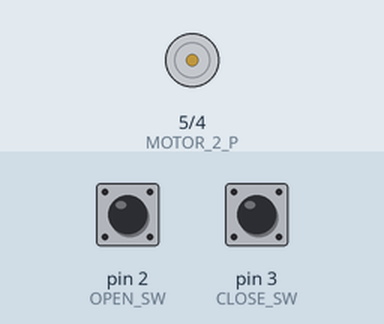
Recording of a sketch running on a simulated Arduino Uno, built with avr-gcc and run on an emulated ATmega328P. On the bench: motor-driver pin pairs drawn as motors (green arrow = first pin HIGH = forward, orange = second pin HIGH = backward, longer = more drive). Inputs (shaded band) come from the test bench; at power-on: pin 2 (OPEN_SW) HIGH, pin 3 (CLOSE_SW) HIGH.

Above: at 1.2 s.
1.3 s: pin 2 (OPEN_SW) pulled LOW for 0.15 s
At 1.37 s:
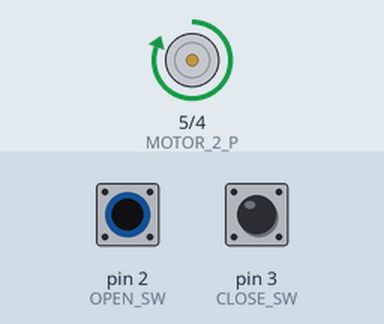
2.9 s: pin 3 (CLOSE_SW) pulled LOW for 0.15 s
At 2.97 s:
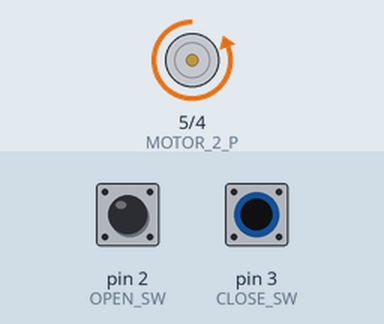
4.5 s: pin 3 (CLOSE_SW) pulled LOW for 3.2 s
At 8.9 s:
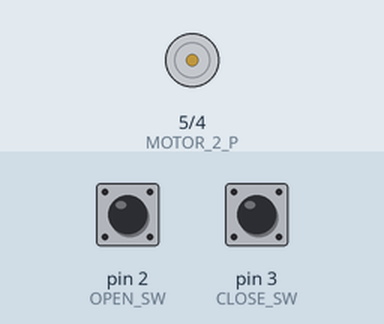
9.2 s: pin 2 (OPEN_SW) pulled LOW for 3.2 s
At 10.1 s:
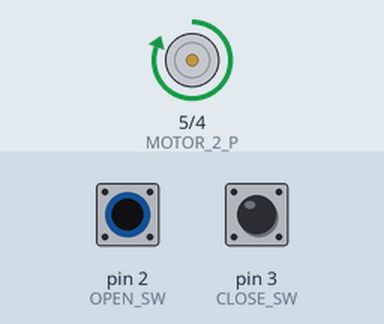
Timing chart, 0 to 13.9 s (numbered marks = the images above; inputs shaded):
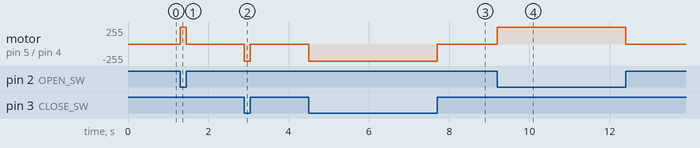

The sketch:

RobotArm.ino
```cpp
// (licence header left out)
// Define Pin Constants
//int MOTOR_1_N = 2;  // Motor 1 Negative with UNO Pin 2
//int MOTOR_1_P = 3;  // Motor 1 Positive with UNO Pin 3
int MOTOR_2_N = 4;  // Motor 2 Negative with UNO Pin 4
int MOTOR_2_P = 5;  // Motor 2 Positive with UNO Pin 5

int OPEN_SW = 2;  // Infra Red Sensor 1
int CLOSE_SW = 3;  // Infra Red Sensor 2

void setup() {
  // Setup of Pin Config
  // Motors as output

  pinMode(MOTOR_2_N, OUTPUT);
  pinMode(MOTOR_2_P, OUTPUT);
  // Read from sensors
  pinMode(OPEN_SW, INPUT);
  pinMode(CLOSE_SW, INPUT);
}

void loop() {
  // put your main code here, to run repeatedly:
  //digitalWrite(MOTOR_2_N, LOW);
  //digitalWrite(MOTOR_2_P, LOW);

  int openSwValue = digitalRead(OPEN_SW);
  int closeSwValue = digitalRead(CLOSE_SW);

  if (openSwValue == LOW) {
    digitalWrite(MOTOR_2_N, LOW);
    digitalWrite(MOTOR_2_P, HIGH);
  } else if (closeSwValue == LOW) {
    digitalWrite(MOTOR_2_N, HIGH);
    digitalWrite(MOTOR_2_P, LOW);
  } else {
    digitalWrite(MOTOR_2_N, LOW);
    digitalWrite(MOTOR_2_P, LOW);
  }
}
```

Measured:
- after the input at 1.3 s, motor on pin 5 (MOTOR_2_P) / pin 4 (MOTOR_2_N): stopped → forward 255/255 at once, → stopped 0.15 s later
- after the input at 2.9 s, motor on pin 5 (MOTOR_2_P) / pin 4 (MOTOR_2_N): stopped → backward 255/255 at once, → stopped 0.15 s later
- after the input at 4.5 s, motor on pin 5 (MOTOR_2_P) / pin 4 (MOTOR_2_N): stopped → backward 255/255 at once, → stopped 3.2 s later
- after the input at 9.2 s, motor on pin 5 (MOTOR_2_P) / pin 4 (MOTOR_2_N): stopped → forward 255/255 at once, → stopped 3.2 s later
